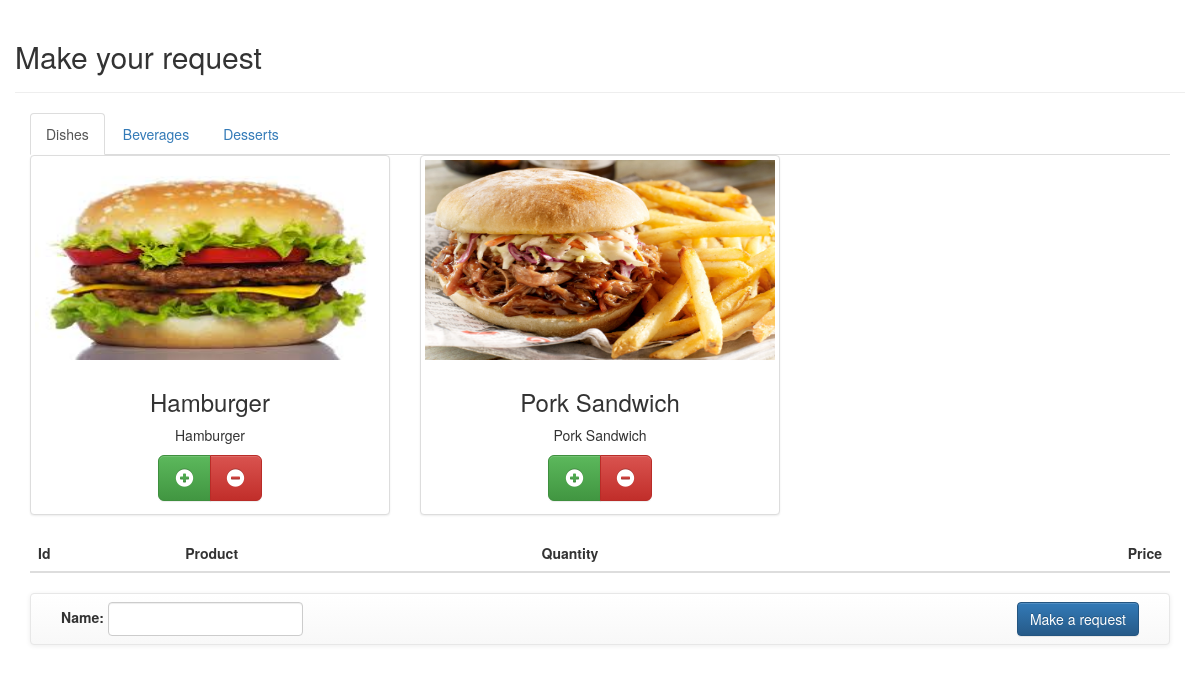
Page /mr/make_request/ on the earlier database version.
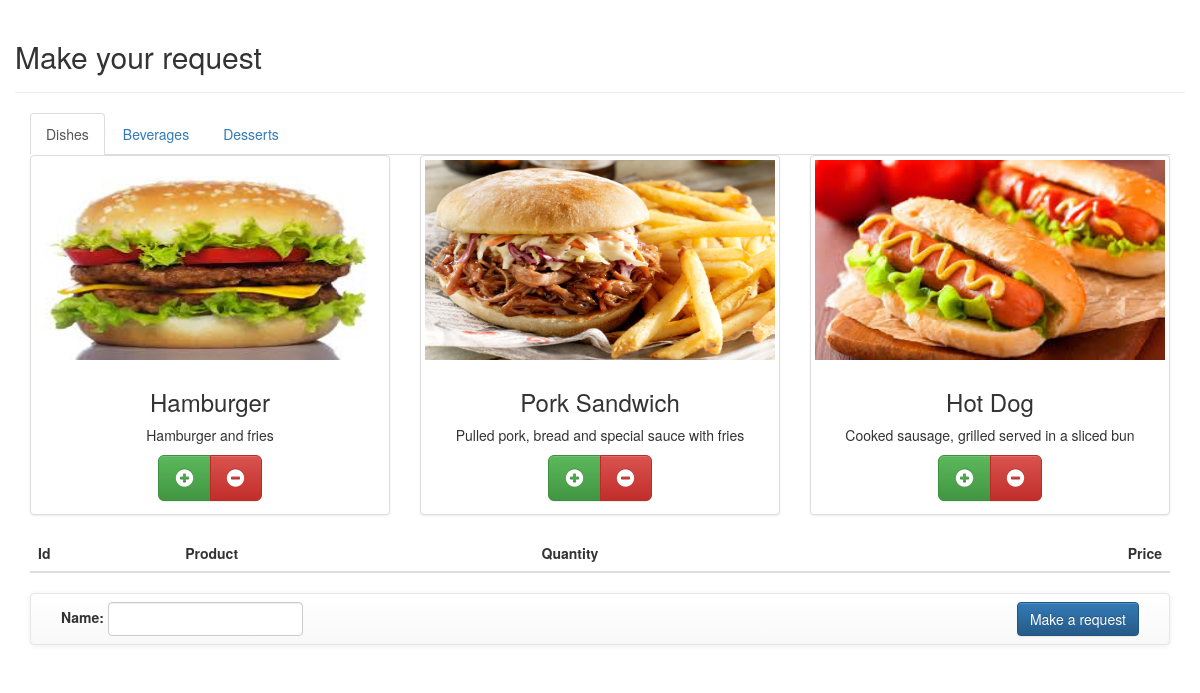
Same page on the later database version.
### mr/models.py (models this page shows, shortened)
class Product(models.Model):
    BEVERAGE = 'beverage'
    DISH = 'dish'
    DESSERT = 'dessert'
    CATEGORY_CHOICES = (
                          (BEVERAGE, 'Beverage'),
                          (DISH, 'Dish'),
                          (DESSERT, 'Desert'),
                        )
    category = models.CharField(max_length=100, choices=CATEGORY_CHOICES, default=BEVERAGE, null=False, blank=False)
    photo = models.ImageField(null=False, blank=False, upload_to='product_images')
    title = models.CharField(max_length=40, null=False, blank=False)
    text = models.CharField(max_length=200, null=False, blank=False)
    price = models.DecimalField(max_digits=10, decimal_places=2, null=False, blank=False)

### mr/views.py (the view)
def make_request(request):
    dishes = Product.objects.filter(category=Product.DISH)
    beverages = Product.objects.filter(category=Product.BEVERAGE)
    desserts =  Product.objects.filter(category=Product.DESSERT)
    products = Product.objects.all()
    return render(request, template_name='make_request.html', context=locals())

### mr/templates/make_request.html (shortened to what this page needs)
<!DOCTYPE html>
<html>
<head>
<link rel="stylesheet"
	href="https://maxcdn.bootstrapcdn.com/bootstrap/3.3.7/css/bootstrap.min.css"
>
<link rel="stylesheet"
	href="https://maxcdn.bootstrapcdn.com/bootstrap/3.3.7/css/bootstrap-theme.min.css"
>
</head>
<body>
	<div class="container">
			<div class="row">
				<div class="page-header">
					<h2>Make your request</h2>
				</div>
			</div>
			<div id="id_requests">
				<ul class="nav nav-tabs">
					<li role="presentation" class="active"><a data-toggle="pill"
						href="#tab_dishes">Dishes</a></li>
					<li role="presentation"><a data-toggle="pill"
						href="#tab_beverages">Beverages</a></li>
					<li role="presentation"><a data-toggle="pill"
						href="#tab_desserts">Desserts</a></li>
				</ul>
				<div class="tab-content">
					<div id="tab_dishes" class="tab-pane fade in active">
						<div class="row">
							{% for d in dishes %}
							<div class="col-sm-6 col-md-4">
								<div id="product_{{d.id}}" class="thumbnail" title="{{d.title}}" price="{{d.price}}">
									<img src="{{d.photo.url}}" alt="{{d.text}}" height="242"
										width="150">
									<div class="caption">
										<div class="text-center">
										<h3>{{d.title}}</h3>
										<p>{{d.text}}</p>
										<div class="btn-group" role="group" >
										  <button type="button" class="btn btn-success btn-lg" onclick="addProduct({{d.id}})" ><span class="glyphicon glyphicon-plus-sign" aria-hidden="true"></span></button>
										  <button type="button" class="btn btn-danger btn-lg"  onclick="delProduct({{d.id}}) "><span class="glyphicon glyphicon-minus-sign" aria-hidden="true"></span></button>
										</div>
										</div>
									</div>
								</div>
							</div>
							{% endfor %}
						</div>
					</div>
				</div>
			</div>
			<div>
				<table id="table_food_request" class="table">
					<thead>
						<tr>
							<th>Id</th>
							<th>Product</th>
							<th>Quantity</th>
							<th class="text-right">Price</th>
						</tr>
					</thead>
				</table>
			</div>
		<nav class="navbar navbar-default">
			<div class="container-fluid">
				<div class="navbar-header pull-left">
					<div class="navbar-form">
						<label for="name">Name: </label>
						<input class="form-control" type="text" name="name"	id="id_name">
					</div>
				</div>
				<div class="navbar-header pull-right">
					<div class="navbar-form">
						<button id="id_btn_make_request" class="btn btn-primary" onclick="sendFoodRequest()">Make a request</button>
					</div>
				</div>
			</div>
		</nav>
	</div>
</body>
</html>

### mr/templates/make_request.html (style rules this page uses)
.thumbnail img { height: 200px; width: 100%; }

Differences in the rows shown:
changed Product "Hamburger": text "Hamburger" → "Hamburger and fries"
changed Product "Pork Sandwich": text "Pork Sandwich" → "Pulled pork, bread and special sauce with fries"
added Product: photo (picture), title "Hot Dog", text "Cooked sausage, grilled served in a sliced bun"
